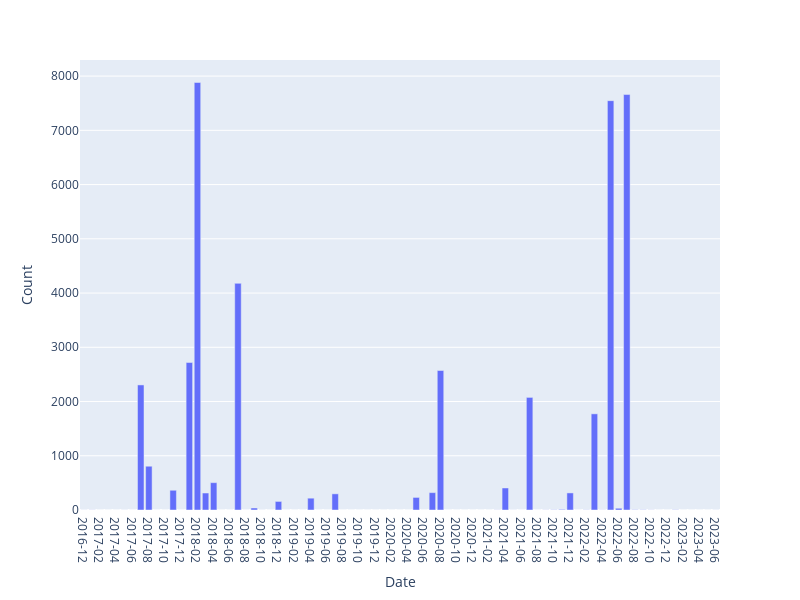

Notebook code cell kept with this figure:
### Code cell
import plotly.express as px
#data_canada = px.data.gapminder().query("country == 'Canada'")
fig = px.bar(timeline_df, x=timeline_df.index, y='Count')
fig.update_xaxes(showticklabels=True )    #Disable xticks 
fig.update_layout(width=800,height=600,xaxis=dict(type = "category") ) # hide dates with no values
fig.show()

### Figure 1 — Plotly figure (JSON) as saved in the notebook; plotly's stock layout.template omitted (floating-point values rounded to 4 significant figures)
{"data": [{"alignmentgroup": "True", "hovertemplate": "Date=%{x}<br>Count=%{y}<extra></extra>", "legendgroup": "", "marker": {"color": "#636efa", "pattern": {"shape": ""}}, "name": "", "offsetgroup": "", "orientation": "v", "showlegend": false, "textposition": "auto", "type": "bar", "x": ["2016-12", "2017-01", "2017-02", "2017-03", "2017-04", "2017-05", "2017-06", "2017-07", "2017-08", "2017-09", "2017-10", "2017-11", "2017-12", "2018-01", "2018-02", "2018-03", "2018-04", "2018-05", "2018-06", "2018-07", "2018-08", "2018-09", "2018-10", "2018-11", "2018-12", "2019-01", "2019-02", "2019-03", "2019-04", "2019-05", "2019-06", "2019-07", "2019-08", "2019-09", "2019-10", "2019-11", "2019-12", "2020-01", "2020-02", "2020-03", "2020-04", "2020-05", "2020-06", "2020-07", "2020-08", "2020-09", "2020-10", "2020-11", "2020-12", "2021-01", "2021-02", "2021-03", "2021-04", "2021-05", "2021-06", "2021-07", "2021-08", "2021-09", "2021-10", "2021-11", "2021-12", "2022-01", "2022-02", "2022-03", "2022-04", "2022-05", "2022-06", "2022-07", "2022-08", "2022-09", "2022-10", "2022-11", "2022-12", "2023-01", "2023-02", "2023-03", "2023-04", "2023-05", "2023-06"], "xaxis": "x", "y": [1, 2, 0, 0, 0, 1, 0, 2306, 807, 0, 0, 364, 0, 2719, 7882, 313, 504, 0, 0, 4179, 0, 37, 1, 0, 158, 0, 0, 0, 218, 0, 0, 298, 0, 0, 0, 0, 0, 0, 0, 0, 0, 232, 0, 320, 2572, 0, 0, 0, 0, 0, 0, 2, 406, 1, 0, 2076, 0, 2, 4, 11, 315, 0, 3, 1773, 2, 7547, 32, 7660, 5, 4, 2, 0, 0, 4, 0, 0, 0, 0, 1], "yaxis": "y"}], "layout": {"barmode": "relative", "height": 600, "legend": {"tracegroupgap": 0}, "margin": {"t": 60}, "width": 800, "xaxis": {"anchor": "y", "domain": [0, 1], "showticklabels": true, "title": {"text": "Date"}, "type": "category"}, "yaxis": {"anchor": "x", "domain": [0, 1], "title": {"text": "Count"}}}}
